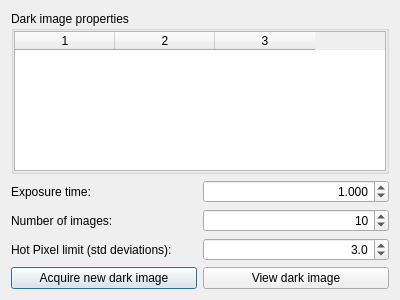
<?xml version="1.0" encoding="UTF-8"?>
<ui version="4.0">
 <class>snowgui::darkwidget</class>
 <widget class="QDialog" name="snowgui::darkwidget">
  <property name="geometry">
   <rect>
    <x>0</x>
    <y>0</y>
    <width>400</width>
    <height>300</height>
   </rect>
  </property>
  <property name="windowTitle">
   <string>Form</string>
  </property>
  <layout class="QVBoxLayout" name="verticalLayout">
   <item>
    <widget class="QGroupBox" name="groupBox">
     <property name="title">
      <string>Dark image properties</string>
     </property>
     <layout class="QVBoxLayout" name="verticalLayout_2">
      <property name="leftMargin">
       <number>0</number>
      </property>
      <property name="topMargin">
       <number>0</number>
      </property>
      <property name="rightMargin">
       <number>0</number>
      </property>
      <property name="bottomMargin">
       <number>0</number>
      </property>
      <item>
       <widget class="snowgui::FitsTable" name="propertyTable">
        <property name="columnCount">
         <number>3</number>
        </property>
        <attribute name="verticalHeaderVisible">
         <bool>false</bool>
        </attribute>
        <column/>
        <column/>
        <column/>
       </widget>
      </item>
     </layout>
    </widget>
   </item>
   <item>
    <widget class="QWidget" name="parameterWidget" native="true">
     <property name="maximumSize">
      <size>
       <width>16777215</width>
       <height>100</height>
      </size>
     </property>
     <layout class="QGridLayout" name="gridLayout_2">
      <property name="leftMargin">
       <number>0</number>
      </property>
      <property name="topMargin">
       <number>0</number>
      </property>
      <property name="rightMargin">
       <number>0</number>
      </property>
      <property name="bottomMargin">
       <number>0</number>
      </property>
      <item row="2" column="1">
       <widget class="QDoubleSpinBox" name="hotlimitBox">
        <property name="alignment">
         <set>Qt::AlignRight|Qt::AlignTrailing|Qt::AlignVCenter</set>
        </property>
        <property name="decimals">
         <number>1</number>
        </property>
        <property name="maximum">
         <double>10.000000000000000</double>
        </property>
        <property name="singleStep">
         <double>0.100000000000000</double>
        </property>
        <property name="value">
         <double>3.000000000000000</double>
        </property>
       </widget>
      </item>
      <item row="2" column="0">
       <widget class="QLabel" name="hotlimitLabel">
        <property name="text">
         <string>Hot Pixel limit (std deviations):</string>
        </property>
       </widget>
      </item>
      <item row="1" column="1">
       <widget class="QSpinBox" name="numberBox">
        <property name="alignment">
         <set>Qt::AlignRight|Qt::AlignTrailing|Qt::AlignVCenter</set>
        </property>
        <property name="minimum">
         <number>1</number>
        </property>
        <property name="singleStep">
         <number>0</number>
        </property>
        <property name="value">
         <number>10</number>
        </property>
       </widget>
      </item>
      <item row="1" column="0">
       <widget class="QLabel" name="numberLabel">
        <property name="text">
         <string>Number of images:</string>
        </property>
       </widget>
      </item>
      <item row="0" column="0">
       <widget class="QLabel" name="exposureLabel">
        <property name="text">
         <string>Exposure time:</string>
        </property>
       </widget>
      </item>
      <item row="0" column="1">
       <widget class="snowgui::LogSpinBox" name="exposureBox">
        <property name="alignment">
         <set>Qt::AlignRight|Qt::AlignTrailing|Qt::AlignVCenter</set>
        </property>
        <property name="decimals">
         <number>3</number>
        </property>
        <property name="value">
         <double>1.000000000000000</double>
        </property>
       </widget>
      </item>
     </layout>
    </widget>
   </item>
   <item>
    <widget class="QWidget" name="buttonWidget" native="true">
     <property name="maximumSize">
      <size>
       <width>16777215</width>
       <height>40</height>
      </size>
     </property>
     <layout class="QGridLayout" name="gridLayout">
      <property name="leftMargin">
       <number>0</number>
      </property>
      <property name="topMargin">
       <number>0</number>
      </property>
      <property name="rightMargin">
       <number>0</number>
      </property>
      <property name="bottomMargin">
       <number>0</number>
      </property>
      <item row="0" column="0">
       <widget class="QPushButton" name="acquireButton">
        <property name="text">
         <string>Acquire new dark image</string>
        </property>
       </widget>
      </item>
      <item row="0" column="1">
       <widget class="QPushButton" name="viewButton">
        <property name="text">
         <string>View dark image</string>
        </property>
       </widget>
      </item>
     </layout>
    </widget>
   </item>
  </layout>
 </widget>
 <customwidgets>
  <customwidget>
   <class>snowgui::LogSpinBox</class>
   <extends>QDoubleSpinBox</extends>
   <header location="global">LogSpinBox.h</header>
  </customwidget>
  <customwidget>
   <class>snowgui::FitsTable</class>
   <extends>QTableWidget</extends>
   <header location="global">FitsTable.h</header>
  </customwidget>
 </customwidgets>
 <resources/>
 <connections/>
</ui>
